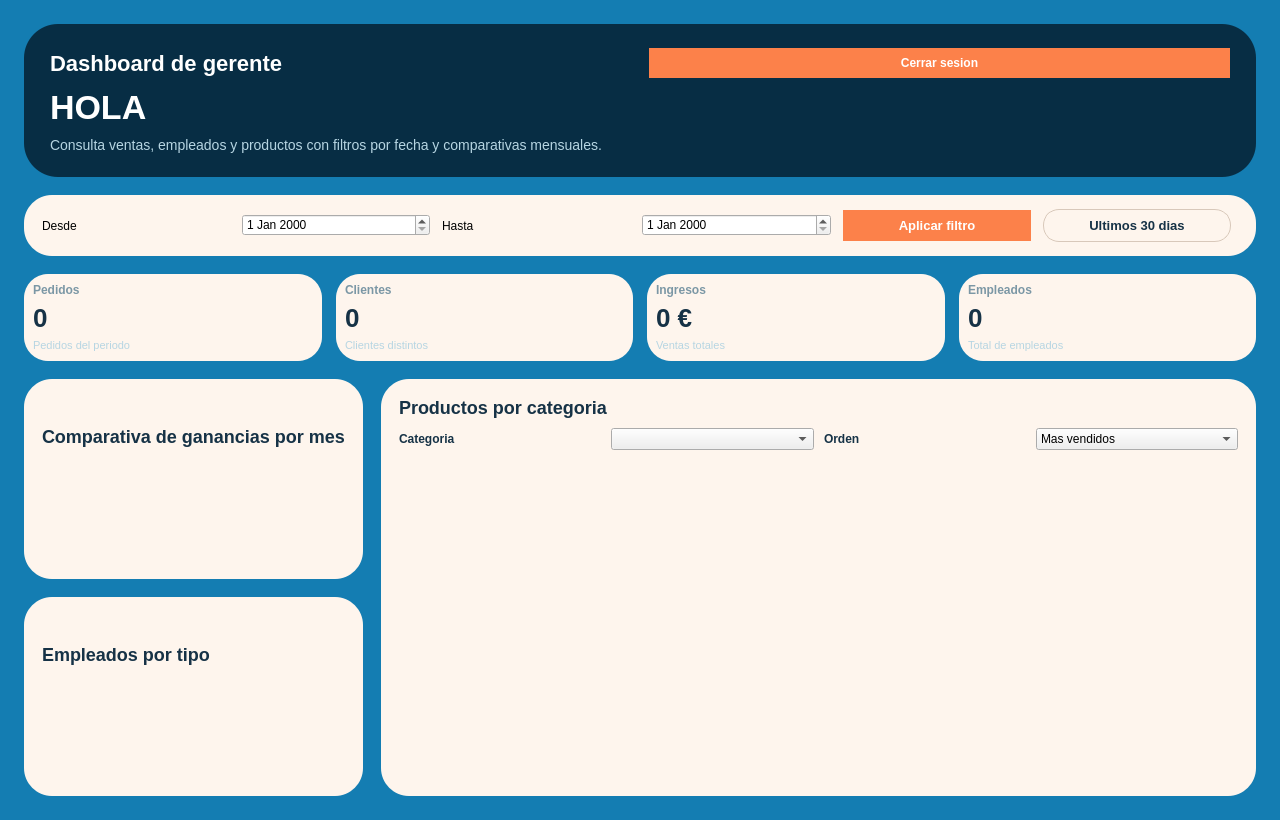
<?xml version="1.0" encoding="UTF-8"?>
<ui version="4.0">
 <class>GerenteDashboardUI</class>
 <widget class="QWidget" name="GerenteDashboardUI">
  <property name="geometry">
   <rect><x>0</x><y>0</y><width>1280</width><height>820</height></rect>
  </property>
  <property name="styleSheet">
   <string>QWidget#GerenteDashboardUI { background-color: #147DB2; } QFrame#card { background-color: #072D44; border-radius: 34px; } QFrame#lightcard { background-color: #FEF5ED; border-radius: 28px; } QLabel { background: transparent; }</string>
  </property>
  <layout class="QVBoxLayout" name="mainLayout">
   <property name="leftMargin"><number>24</number></property>
   <property name="topMargin"><number>24</number></property>
   <property name="rightMargin"><number>24</number></property>
   <property name="bottomMargin"><number>24</number></property>
   <property name="spacing"><number>18</number></property>
   <item>
    <widget class="QFrame" name="header">
     <property name="styleSheet"><string>QFrame#header { background-color: #072D44; border-radius: 34px; }</string></property>
     <layout class="QVBoxLayout" name="headerLayout">
      <property name="leftMargin"><number>26</number></property>
      <property name="topMargin"><number>24</number></property>
      <property name="rightMargin"><number>26</number></property>
      <property name="bottomMargin"><number>24</number></property>
      <property name="spacing"><number>10</number></property>
      <item>
       <layout class="QHBoxLayout" name="topRow">
        <item><widget class="QLabel" name="title"><property name="styleSheet"><string>color:white;font-size:22px;font-weight:800;</string></property><property name="text"><string>Dashboard de gerente</string></property></widget></item>
        <item><spacer name="topSpacer"><property name="orientation"><enum>Qt::Horizontal</enum></property></spacer></item>
        <item><widget class="QPushButton" name="logout_button"><property name="cursor"><cursorShape>PointingHandCursor</cursorShape></property><property name="styleSheet"><string>QPushButton{background-color:#FC814A;color:white;border:none;border-radius:18px;font-size:12px;font-weight:700;padding:8px 14px;}QPushButton:hover{background-color:#E66E3A;}</string></property><property name="text"><string>Cerrar sesion</string></property></widget></item>
       </layout>
      </item>
      <item><widget class="QLabel" name="greeting"><property name="styleSheet"><string>color:white;font-size:34px;font-weight:900;</string></property><property name="text"><string>HOLA</string></property></widget></item>
      <item><widget class="QLabel" name="subtitle"><property name="wordWrap"><bool>true</bool></property><property name="styleSheet"><string>color:#B6D5E2;font-size:14px;</string></property><property name="text"><string>Consulta ventas, empleados y productos con filtros por fecha y comparativas mensuales.</string></property></widget></item>
     </layout>
    </widget>
   </item>
   <item>
    <widget class="QFrame" name="filter_card">
     <property name="styleSheet"><string>QFrame#filter_card { background-color: #FEF5ED; border-radius: 28px; }</string></property>
     <layout class="QHBoxLayout" name="filterLayout">
      <property name="leftMargin"><number>18</number></property>
      <property name="topMargin"><number>14</number></property>
      <property name="rightMargin"><number>18</number></property>
      <property name="bottomMargin"><number>14</number></property>
      <property name="spacing"><number>12</number></property>
      <item><widget class="QLabel" name="desdeLabel"><property name="text"><string>Desde</string></property></widget></item>
      <item><widget class="QDateEdit" name="start_date"/></item>
      <item><widget class="QLabel" name="hastaLabel"><property name="text"><string>Hasta</string></property></widget></item>
      <item><widget class="QDateEdit" name="end_date"/></item>
      <item><widget class="QPushButton" name="apply_button"><property name="cursor"><cursorShape>PointingHandCursor</cursorShape></property><property name="styleSheet"><string>QPushButton{background-color:#FC814A;color:white;border:none;border-radius:16px;font-size:13px;font-weight:700;padding:8px 14px;}QPushButton:hover{background-color:#E66E3A;}</string></property><property name="text"><string>Aplicar filtro</string></property></widget></item>
      <item><widget class="QPushButton" name="reset_button"><property name="cursor"><cursorShape>PointingHandCursor</cursorShape></property><property name="styleSheet"><string>QPushButton{background-color:#FEF5ED;color:#163246;border:1px solid #D8C8BA;border-radius:16px;font-size:13px;font-weight:700;padding:8px 14px;}QPushButton:hover{background-color:#F3E6D8;}</string></property><property name="text"><string>Ultimos 30 dias</string></property></widget></item>
      <item><spacer name="filterSpacer"><property name="orientation"><enum>Qt::Horizontal</enum></property></spacer></item>
     </layout>
    </widget>
   </item>
   <item>
    <layout class="QHBoxLayout" name="cards_row">
     <property name="spacing"><number>14</number></property>
     <item><widget class="QFrame" name="card_pedidos"><property name="styleSheet"><string>QFrame#card_pedidos { background-color:#FEF5ED; border-radius:24px; }</string></property><layout class="QVBoxLayout"><item><widget class="QLabel" name="title"><property name="styleSheet"><string>color:#7B97A5;font-size:12px;font-weight:700;</string></property><property name="text"><string>Pedidos</string></property></widget></item><item><widget class="QLabel" name="value"><property name="styleSheet"><string>color:#163246;font-size:26px;font-weight:900;</string></property><property name="text"><string>0</string></property></widget></item><item><widget class="QLabel" name="subtitle"><property name="styleSheet"><string>color:#B6D5E2;font-size:11px;</string></property><property name="text"><string>Pedidos del periodo</string></property></widget></item></layout></widget></item>
     <item><widget class="QFrame" name="card_clientes"><property name="styleSheet"><string>QFrame#card_clientes { background-color:#FEF5ED; border-radius:24px; }</string></property><layout class="QVBoxLayout"><item><widget class="QLabel" name="title"><property name="styleSheet"><string>color:#7B97A5;font-size:12px;font-weight:700;</string></property><property name="text"><string>Clientes</string></property></widget></item><item><widget class="QLabel" name="value"><property name="styleSheet"><string>color:#163246;font-size:26px;font-weight:900;</string></property><property name="text"><string>0</string></property></widget></item><item><widget class="QLabel" name="subtitle"><property name="styleSheet"><string>color:#B6D5E2;font-size:11px;</string></property><property name="text"><string>Clientes distintos</string></property></widget></item></layout></widget></item>
     <item><widget class="QFrame" name="card_ingresos"><property name="styleSheet"><string>QFrame#card_ingresos { background-color:#FEF5ED; border-radius:24px; }</string></property><layout class="QVBoxLayout"><item><widget class="QLabel" name="title"><property name="styleSheet"><string>color:#7B97A5;font-size:12px;font-weight:700;</string></property><property name="text"><string>Ingresos</string></property></widget></item><item><widget class="QLabel" name="value"><property name="styleSheet"><string>color:#163246;font-size:26px;font-weight:900;</string></property><property name="text"><string>0 €</string></property></widget></item><item><widget class="QLabel" name="subtitle"><property name="styleSheet"><string>color:#B6D5E2;font-size:11px;</string></property><property name="text"><string>Ventas totales</string></property></widget></item></layout></widget></item>
     <item><widget class="QFrame" name="card_empleados"><property name="styleSheet"><string>QFrame#card_empleados { background-color:#FEF5ED; border-radius:24px; }</string></property><layout class="QVBoxLayout"><item><widget class="QLabel" name="title"><property name="styleSheet"><string>color:#7B97A5;font-size:12px;font-weight:700;</string></property><property name="text"><string>Empleados</string></property></widget></item><item><widget class="QLabel" name="value"><property name="styleSheet"><string>color:#163246;font-size:26px;font-weight:900;</string></property><property name="text"><string>0</string></property></widget></item><item><widget class="QLabel" name="subtitle"><property name="styleSheet"><string>color:#B6D5E2;font-size:11px;</string></property><property name="text"><string>Total de empleados</string></property></widget></item></layout></widget></item>
    </layout>
   </item>
   <item>
    <layout class="QHBoxLayout" name="content_area">
     <property name="spacing"><number>18</number></property>
     <item>
      <layout class="QVBoxLayout" name="left_column">
       <property name="spacing"><number>18</number></property>
       <item>
        <widget class="QFrame" name="chart_card">
         <property name="styleSheet"><string>QFrame#chart_card { background-color:#FEF5ED; border-radius:28px; }</string></property>
         <layout class="QVBoxLayout" name="chartLayout">
          <property name="leftMargin"><number>18</number></property>
          <property name="topMargin"><number>18</number></property>
          <property name="rightMargin"><number>18</number></property>
          <property name="bottomMargin"><number>18</number></property>
          <item><widget class="QLabel" name="chart_title"><property name="styleSheet"><string>color:#163246;font-size:18px;font-weight:800;</string></property><property name="text"><string>Comparativa de ganancias por mes</string></property></widget></item>
          <item><widget class="QWidget" name="chart_placeholder"><layout class="QVBoxLayout" name="chart_placeholder_layout"/></widget></item>
         </layout>
        </widget>
       </item>
       <item>
        <widget class="QFrame" name="employees_card">
         <property name="styleSheet"><string>QFrame#employees_card { background-color:#FEF5ED; border-radius:28px; }</string></property>
         <layout class="QVBoxLayout" name="employeesLayout">
          <property name="leftMargin"><number>18</number></property>
          <property name="topMargin"><number>18</number></property>
          <property name="rightMargin"><number>18</number></property>
          <property name="bottomMargin"><number>18</number></property>
          <item><widget class="QLabel" name="emp_title"><property name="styleSheet"><string>color:#163246;font-size:18px;font-weight:800;</string></property><property name="text"><string>Empleados por tipo</string></property></widget></item>
          <item><widget class="QLabel" name="employee_types_box"><property name="wordWrap"><bool>true</bool></property><property name="styleSheet"><string>color:#163246;font-size:13px;</string></property><property name="text"><string></string></property></widget></item>
         </layout>
        </widget>
       </item>
      </layout>
     </item>
     <item>
      <widget class="QFrame" name="products_card">
       <property name="styleSheet"><string>QFrame#products_card { background-color:#FEF5ED; border-radius:28px; }</string></property>
       <layout class="QVBoxLayout" name="productsLayout">
        <property name="leftMargin"><number>18</number></property>
        <property name="topMargin"><number>18</number></property>
        <property name="rightMargin"><number>18</number></property>
        <property name="bottomMargin"><number>18</number></property>
        <property name="spacing"><number>10</number></property>
        <item><widget class="QLabel" name="products_title"><property name="styleSheet"><string>color:#163246;font-size:18px;font-weight:800;</string></property><property name="text"><string>Productos por categoria</string></property></widget></item>
        <item>
         <layout class="QHBoxLayout" name="selector_row">
          <item><widget class="QLabel" name="selector_label"><property name="styleSheet"><string>color:#163246;font-size:12px;font-weight:700;</string></property><property name="text"><string>Categoria</string></property></widget></item>
          <item><widget class="QComboBox" name="category_selector"/></item>
          <item><widget class="QLabel" name="order_label"><property name="styleSheet"><string>color:#163246;font-size:12px;font-weight:700;</string></property><property name="text"><string>Orden</string></property></widget></item>
          <item><widget class="QComboBox" name="category_order_selector"><item><property name="text"><string>Mas vendidos</string></property></item><item><property name="text"><string>Menos vendidos</string></property></item></widget></item>
         </layout>
        </item>
        <item>
         <widget class="QScrollArea" name="categories_scroll">
          <property name="widgetResizable"><bool>true</bool></property>
          <property name="styleSheet"><string>QScrollArea{border:none;background:transparent;}</string></property>
          <widget class="QWidget" name="categories_container">
           <property name="styleSheet"><string>background:transparent;</string></property>
           <layout class="QVBoxLayout" name="categories_layout">
            <property name="spacing"><number>10</number></property>
            <property name="leftMargin"><number>0</number></property>
            <property name="topMargin"><number>0</number></property>
            <property name="rightMargin"><number>0</number></property>
            <property name="bottomMargin"><number>0</number></property>
            <item><spacer name="categories_spacer"><property name="orientation"><enum>Qt::Vertical</enum></property></spacer></item>
           </layout>
          </widget>
         </widget>
        </item>
        <item><widget class="QLabel" name="category_summary_label"><property name="wordWrap"><bool>true</bool></property><property name="styleSheet"><string>color:#163246;font-size:12px;</string></property><property name="text"><string></string></property></widget></item>
       </layout>
      </widget>
     </item>
    </layout>
   </item>
  </layout>
 </widget>
</ui>
